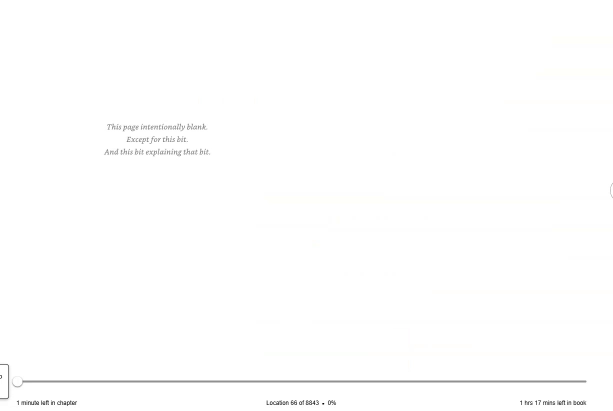
#> input picture pages/page_004.jpg, 1226 x 822 px (shown at 1/2 size)
$ python -i video_processing.py   (imports and definitions only)   (older library calls are emulated)
#> lines starting #> are read from the running program, lines starting #| are printed output that depends on the picture; after the words box and inside, x2 and y2 are one past the last pixel; in counts of white or black regions, pixels touching at a corner belong together
#> further down, picture is the input picture: shape (822, 1226, 3); mean B, G, R 253.9, 253.9, 253.9
from __future__ import annotations

from dataclasses import dataclass
from pathlib import Path

import cv2
import numpy as np

from .models import FrameCandidate


@dataclass(slots=True)
class ExtractionConfig:
    sample_fps: float = 6.0
    transition_threshold: float = 18.0
    stable_threshold: float = 4.0
    min_transition_samples: int = 2
    min_stable_samples: int = 3
    min_page_gap_sec: float = 0.5
    dedupe_hamming_threshold: int = 6
    max_pages: int | None = None
    min_focus_score: float = 15.0
    use_hist: bool = True
    hist_threshold: float = 0.92  # Histogram similarity threshold (0~1, lower means more different)


# [142 lines left out: function extract_page_frames, not called in this run]


def preprocess_for_ocr(image: np.ndarray) -> np.ndarray:
    if image.ndim == 3:
        gray = cv2.cvtColor(image, cv2.COLOR_BGR2GRAY)
    else:
        gray = image.copy()

    gray = _auto_crop_content(gray)
    gray = cv2.resize(gray, None, fx=1.6, fy=1.6, interpolation=cv2.INTER_CUBIC)
    gray = cv2.GaussianBlur(gray, (3, 3), 0)
    gray = cv2.normalize(gray, None, 0, 255, cv2.NORM_MINMAX)
    bw = cv2.adaptiveThreshold(
        gray,
        255,
        cv2.ADAPTIVE_THRESH_GAUSSIAN_C,
        cv2.THRESH_BINARY,
        31,
        11,
    )
    return bw


def _auto_crop_content(gray: np.ndarray) -> np.ndarray:
    mask = gray < 245
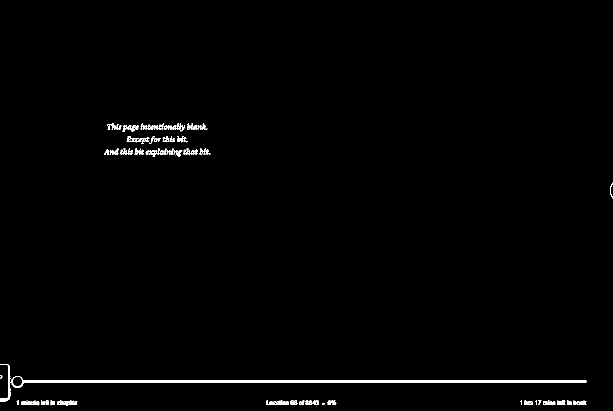
#> mask: shape (822, 1226) bool (shown at 1/2 size); 0.98% white; 82 white regions (21 under 20 px), largest, box (x1, y1, x2, y2) and area: (23, 752, 1173, 776) 4678, (0, 728, 21, 803) 348, (533, 801, 578, 810) 246
    coords = np.argwhere(mask)
#> coords = 9921 pairs, first value 247 to 811, second value 0 to 1225
    if coords.size == 0:
        return gray

    y0, x0 = coords.min(axis=0)
#> y0 = 247; x0 = 0
    y1, x1 = coords.max(axis=0)
#> y1 = 811; x1 = 1225
    pad = 20

    y0 = max(0, int(y0) - pad)
#> y0 = 227
    x0 = max(0, int(x0) - pad)
    y1 = min(gray.shape[0] - 1, int(y1) + pad)
#> y1 = 821
    x1 = min(gray.shape[1] - 1, int(x1) + pad)

    return gray[y0 : y1 + 1, x0 : x1 + 1]
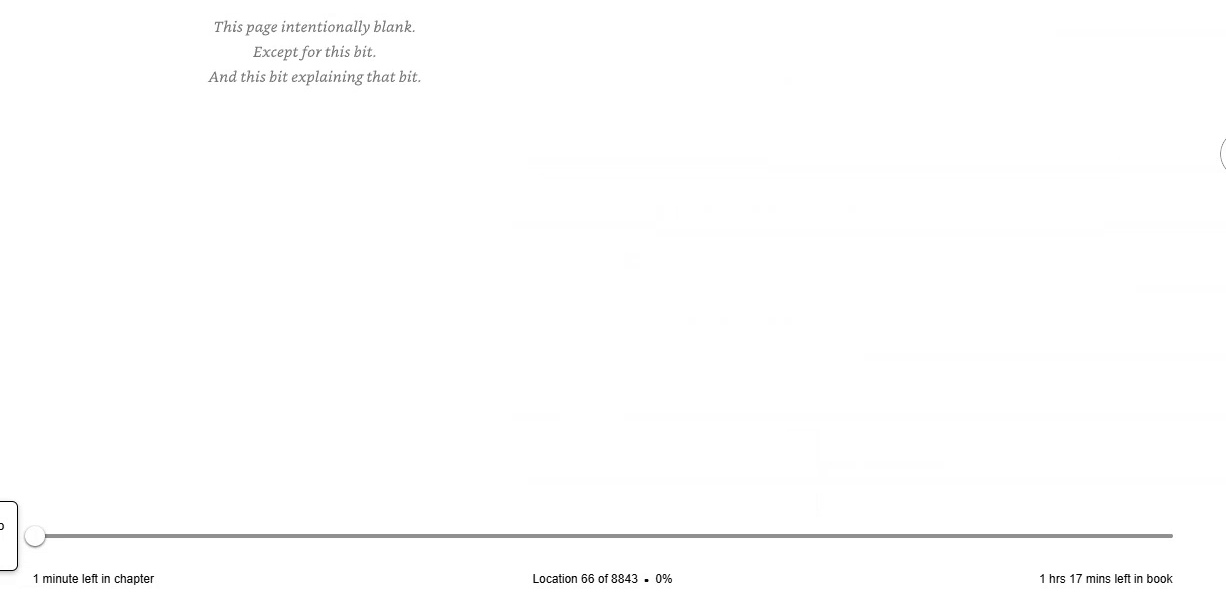
#> returned value: shape (595, 1226); min 0, max 255, mean 253.5


# [4 lines left out: function _calc_hist, not called in this run]


def _focus_score(gray: np.ndarray) -> float:
    return float(cv2.Laplacian(gray, cv2.CV_64F).var())


# [11 lines left out: function _phash, not called in this run]


def _hamming_distance(a: np.ndarray, b: np.ndarray) -> int:
    return int(np.count_nonzero(a != b))

>>> import cv2
>>> picture = cv2.imread('../pages/page_004.jpg')
>>> result = preprocess_for_ocr(picture)
#> in preprocess_for_ocr, `bw = cv2.adaptiveThreshold( gray, 255, cv2.ADAPTIVE_THRESH_GAUSSIAN_C,..`:
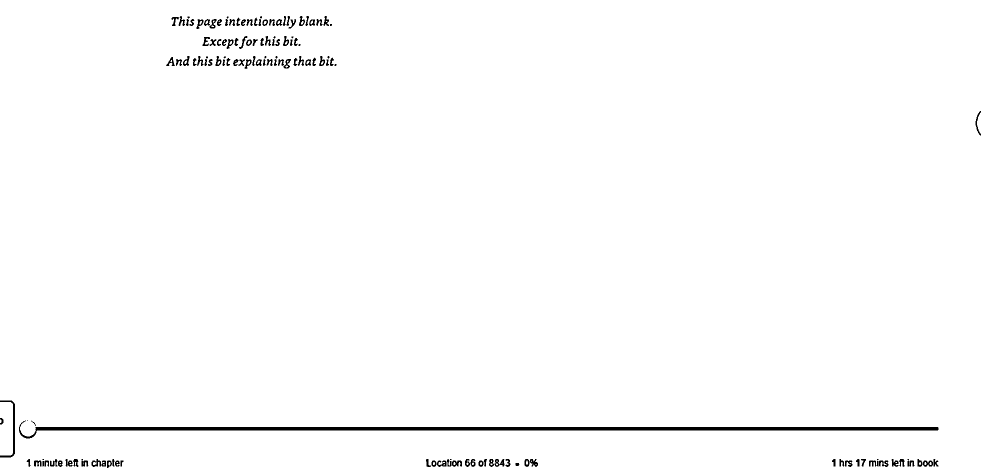
#> bw: shape (952, 1962) (shown at 1/2 size); 98.7% white; 135 black regions (17 under 20 px), largest, box (x1, y1, x2, y2) and area: (38, 841, 1877, 877) 12856, (0, 801, 30, 915) 607, (989, 918, 1009, 934) 178

$ run again, on pages/page_005.jpg
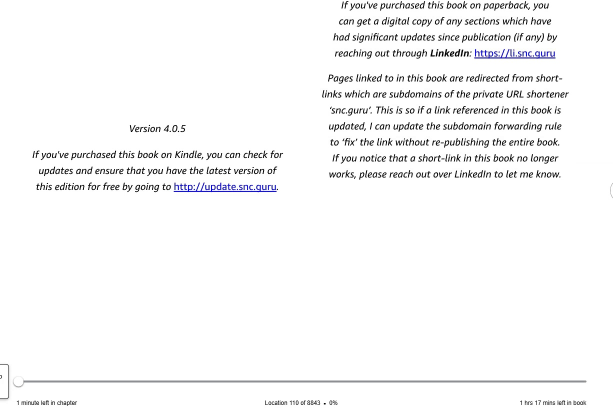
#> input picture pages/page_005.jpg, 1226 x 822 px (shown at 1/2 size)
#> picture is the input picture: shape (822, 1226, 3); mean B, G, R 247.7, 247.3, 247.3
#> in _auto_crop_content, `mask = gray < 245`:
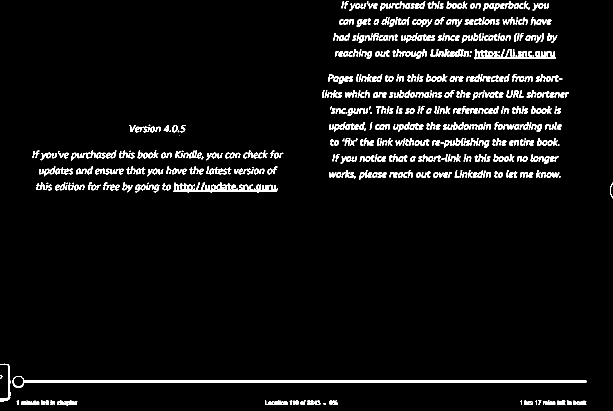
#> mask: shape (822, 1226) bool (shown at 1/2 size); 4.7% white; 652 white regions (84 under 20 px), largest, box (x1, y1, x2, y2) and area: (25, 752, 1173, 776) 4662, (347, 364, 556, 385) 2110, (948, 98, 1112, 118) 1861
#> coords = 47606 pairs, first value 2 to 811, second value 0 to 1225
#> in _auto_crop_content, `y0, x0 = coords.min(axis=0)`: y0 = 2; x0 = 0
#> in _auto_crop_content, `y1, x1 = coords.max(axis=0)`: y1 = 811; x1 = 1225
#> in _auto_crop_content, `y0 = max(0, int(y0) - pad)`: y0 = 0
#> in _auto_crop_content, `y1 = min(gray.shape[0] - 1, int(y1) + pad)`: y1 = 821
#> in preprocess_for_ocr, `bw = cv2.adaptiveThreshold( gray, 255, cv2.ADAPTIVE_THRESH_GAUSSIAN_C,..`:
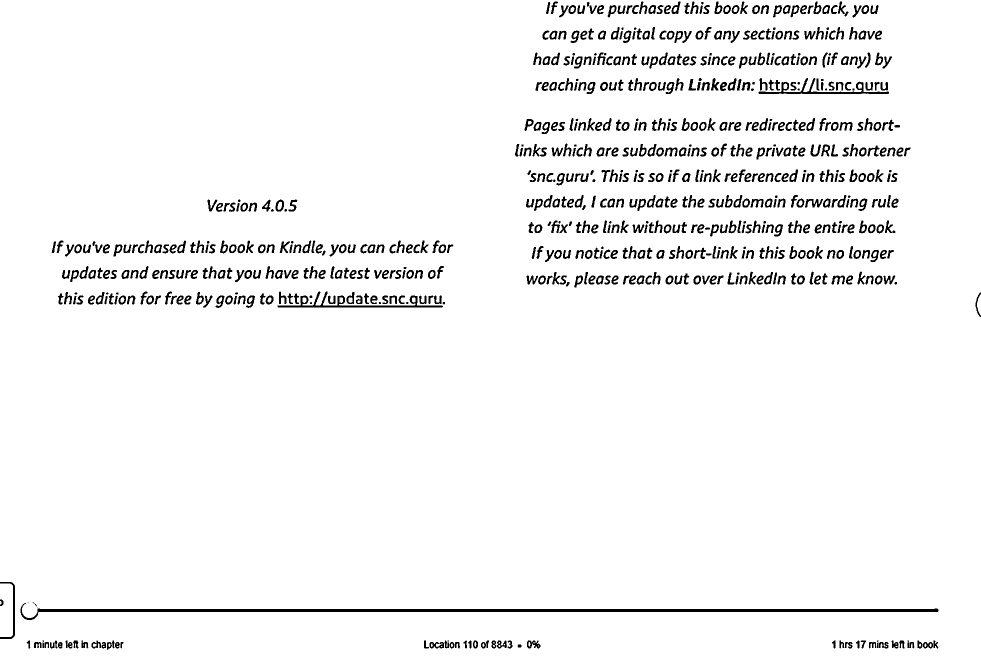
#> bw: shape (1315, 1962) (shown at 1/2 size); 95.8% white; 744 black regions (29 under 20 px), largest, box (x1, y1, x2, y2) and area: (41, 1206, 1877, 1240) 11044, (555, 583, 886, 615) 2088, (1517, 156, 1778, 188) 1637

$ run again, on pages/page_006.jpg
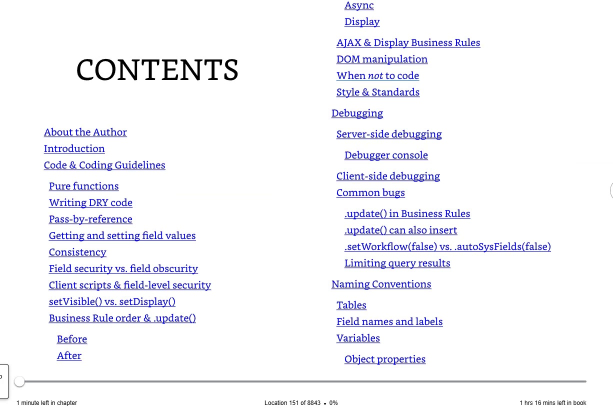
#> input picture pages/page_006.jpg, 1226 x 822 px (shown at 1/2 size)
#> picture is the input picture: shape (822, 1226, 3); mean B, G, R 249, 244.4, 244.5
#> in _auto_crop_content, `mask = gray < 245`:
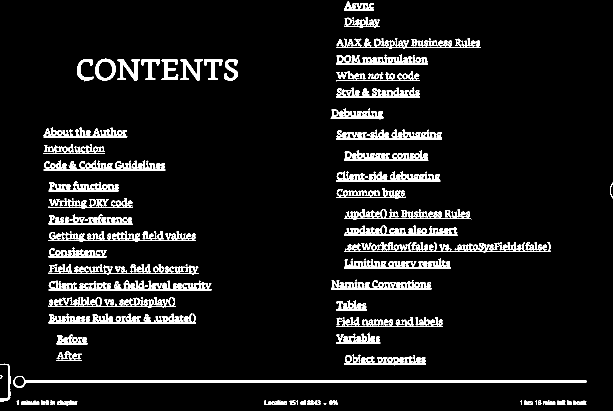
#> mask: shape (822, 1226) bool (shown at 1/2 size); 7.8% white; 153 white regions (55 under 20 px), largest, box (x1, y1, x2, y2) and area: (27, 752, 1173, 776) 4660, (688, 484, 1102, 506) 3696, (97, 560, 423, 582) 3521
#> coords = 78774 pairs, first value 3 to 811, second value 0 to 1225
#> in _auto_crop_content, `y0, x0 = coords.min(axis=0)`: y0 = 3; x0 = 0
#> in _auto_crop_content, `y1, x1 = coords.max(axis=0)`: y1 = 811; x1 = 1225
#> in _auto_crop_content, `y0 = max(0, int(y0) - pad)`: y0 = 0
#> in _auto_crop_content, `y1 = min(gray.shape[0] - 1, int(y1) + pad)`: y1 = 821
#> in preprocess_for_ocr, `bw = cv2.adaptiveThreshold( gray, 255, cv2.ADAPTIVE_THRESH_GAUSSIAN_C,..`:
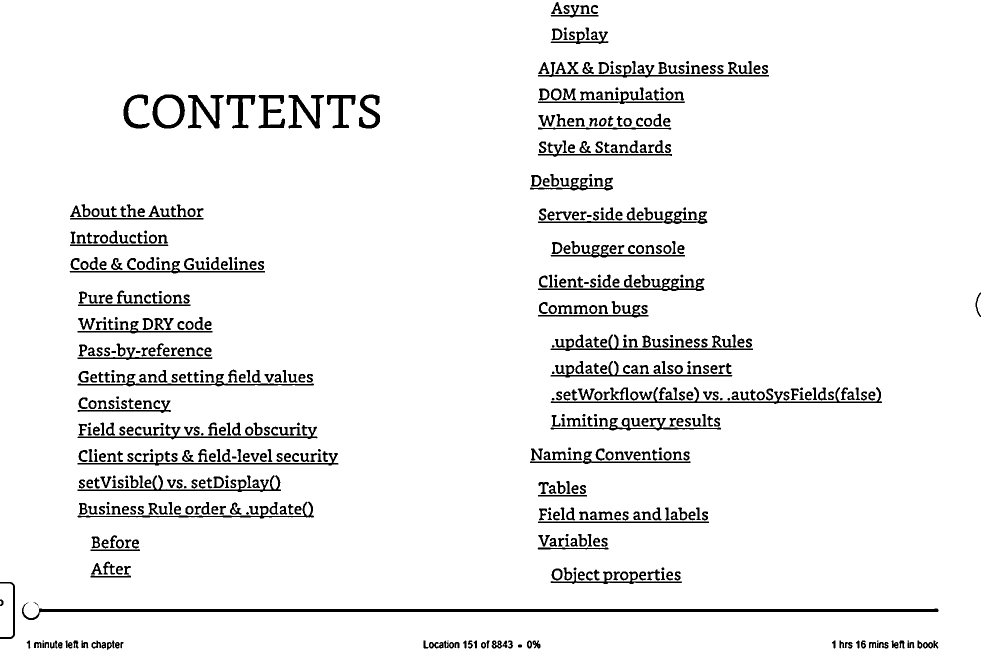
#> bw: shape (1315, 1962) (shown at 1/2 size); 94.3% white; 652 black regions (5 under 20 px), largest, box (x1, y1, x2, y2) and area: (44, 1205, 1877, 1240) 11035, (1101, 774, 1764, 808) 2617, (155, 902, 677, 931) 2043
